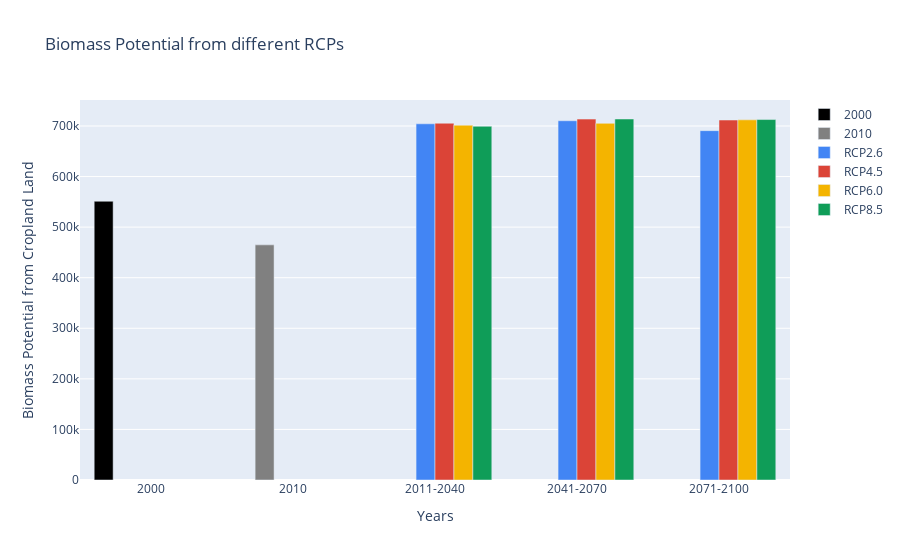

Notebook cell for this chart:
### Code cell
fig_crop_ita

### Figure 1 — Plotly figure (JSON) as saved in the notebook; plotly's stock layout.template omitted (floating-point values rounded to 4 significant figures)
{"data": [{"marker": {"color": "#000000"}, "name": "2000", "type": "bar", "x": ["2000"], "y": [551200.0]}, {"marker": {"color": "#808080"}, "name": "2010", "type": "bar", "x": ["2010"], "y": [464900.0]}, {"marker": {"color": "#4285F4"}, "name": "RCP2.6", "type": "bar", "x": ["2011-2040", "2041-2070", "2071-2100"], "y": [704300.0, 710300.0, 690700.0]}, {"marker": {"color": "#DB4437"}, "name": "RCP4.5", "type": "bar", "x": ["2011-2040", "2041-2070", "2071-2100"], "y": [705400.0, 713600.0, 711700.0]}, {"marker": {"color": "#F4B400"}, "name": "RCP6.0", "type": "bar", "x": ["2011-2040", "2041-2070", "2071-2100"], "y": [701600.0, 705200.0, 712100.0]}, {"marker": {"color": "#0F9D58"}, "name": "RCP8.5", "type": "bar", "x": ["2011-2040", "2041-2070", "2071-2100"], "y": [699400.0, 713800.0, 712700.0]}], "layout": {"barmode": "group", "title": {"text": "Biomass Potential from different RCPs"}, "xaxis": {"title": {"text": "Years"}}, "yaxis": {"title": {"text": "Biomass Potential from Cropland Land"}}}}
